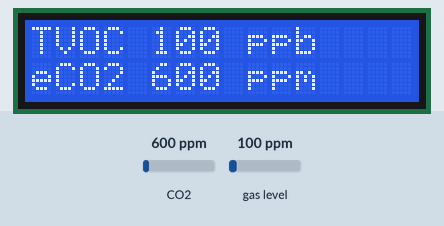
This sketch was run on a simulated Arduino Uno, built with avr-gcc and run on an emulated ATmega328P. Shown: 16×2 character LCD. The inputs (shaded band) are chosen by the test bench; at power-on: CO2 600 ppm, gas level 100 ppm. MIDI output is not drawn; what the sketch prints to the serial monitor is not drawn.

Above: at 1.2 s.
1.3 s: CO2 set to 1700 ppm
At 6.4 s:
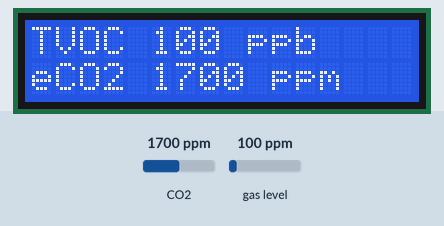
9.0 s: gas level set to 20 ppm
At 10.4 s:
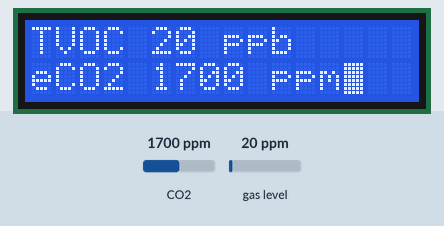
15.0 s: CO2 set to 452 ppm
At 15.7 s:
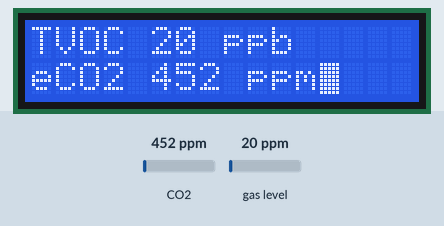
21.0 s: gas level set to 250 ppm
At 26.3 s:
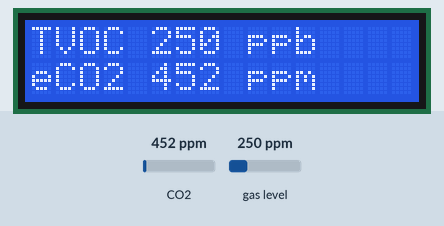
Timing chart, 0 to 27.8 s (numbered marks = the images above; inputs shaded):
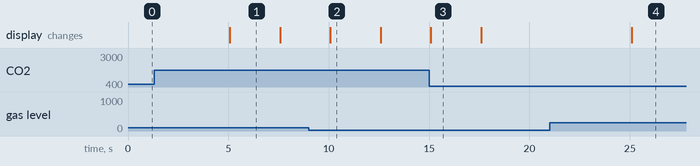

The sketch:

co2_minotor_midi.ino
```cpp
#include <Wire.h>
#include "Adafruit_SGP30.h"
#include <LiquidCrystal.h>
#include <MIDI.h>

MIDI_CREATE_DEFAULT_INSTANCE();
LiquidCrystal lcd(8,9,4,5,6,7);
Adafruit_SGP30 sgp;

/* return absolute humidity [mg/m^3] with approximation formula
* @param temperature [°C]
* @param humidity [%RH]
*/
uint32_t getAbsoluteHumidity(float temperature, float humidity) {
    // approximation formula from Sensirion SGP30 Driver Integration chapter 3.15
    const float absoluteHumidity = 216.7f * ((humidity / 100.0f) * 6.112f * exp((17.62f * temperature) / (243.12f + temperature)) / (273.15f + temperature)); // [g/m^3]
    const uint32_t absoluteHumidityScaled = static_cast<uint32_t>(1000.0f * absoluteHumidity); // [mg/m^3]
    return absoluteHumidityScaled;
}

void setup() {
  lcd.begin(16,2);
  lcd.setCursor(0,0);
  MIDI.begin();
  Serial.begin(115200);
  while (!Serial) { delay(10); } // Wait for serial console to open!

  Serial.println("SGP30 test");

  if (! sgp.begin()){
    Serial.println("Sensor not found :(");
    while (1);
  }
  Serial.print("Found SGP30 serial #");
  Serial.print(sgp.serialnumber[0], HEX);
  Serial.print(sgp.serialnumber[1], HEX);
  Serial.println(sgp.serialnumber[2], HEX);

  // If you have a baseline measurement from before you can assign it to start, to 'self-calibrate'
  //sgp.setIAQBaseline(0x8E68, 0x8F41);  // Will vary for each sensor!
}

int counter = 0;
void loop() {

  if (! sgp.IAQmeasure()) {
    Serial.println("Measurement failed");
    return;
  }

  lcd.clear();
  lcd.setCursor(0,0);
  lcd.print("TVOC "); lcd.print(sgp.TVOC); lcd.print(" ppb");
  lcd.setCursor(0,1);
  lcd.print("eCO2 "); lcd.print(sgp.eCO2); lcd.print(" ppm");

//map eCO2 to MIDI values
int co2note = sgp.eCO2;
int co2vol = sgp.eCO2;
co2note = map(co2note, 400, 1400, 24, 100);
co2vol  = map(co2vol, 400, 1400, 80, 127);

//steady beat
MIDI.sendNoteOn(36, co2vol, 1);
delay(2500);
MIDI.sendNoteOff(36, 100, 1);

  if (sgp.eCO2 > 900) {
  MIDI.sendNoteOn(37, co2vol, 1);
  MIDI.sendNoteOn(36, co2vol, 2);
  MIDI.sendNoteOn(co2note, 110, 2);
  }

  if (sgp.eCO2 > 1200) {
  lcd.setCursor(15,1);
  lcd.blink();
  MIDI.sendNoteOn(co2note, 127, 3);
  }
  else
  {lcd.noBlink();}

  if (! sgp.IAQmeasureRaw()) {
    lcd.println("Raw Measurement failed");
    return;
  }

  delay(2500);
  MIDI.sendNoteOff(co2note, 127, 3);
  MIDI.sendNoteOff(37, co2vol, 1);
  MIDI.sendNoteOff(36, co2vol, 2);
  MIDI.sendNoteOff(co2note, 110, 2);

  counter++;
  if (counter == 30) {
    counter = 0;

    uint16_t TVOC_base, eCO2_base;
    if (! sgp.getIAQBaseline(&eCO2_base, &TVOC_base)) {
      Serial.println("Failed to get baseline readings");
      return;
    }
    Serial.print("****Baseline values: eCO2: 0x"); Serial.print(eCO2_base, HEX);
    Serial.print(" & TVOC: 0x"); Serial.println(TVOC_base, HEX);
  }
}
```

Measured:
- after the input at 1.3 s, the display: changes after 3.8 s (image 1)
- after the input at 9.0 s, the display: changes after 1.1 s (image 2)
- after the input at 15.0 s, the display: changes after 0.09 s (image 3)
- after the input at 21.0 s, the display: changes after 4.1 s (image 4)
- what the display in image 1 shows lasts 2.5 s, from 5.1 s to 7.6 s
